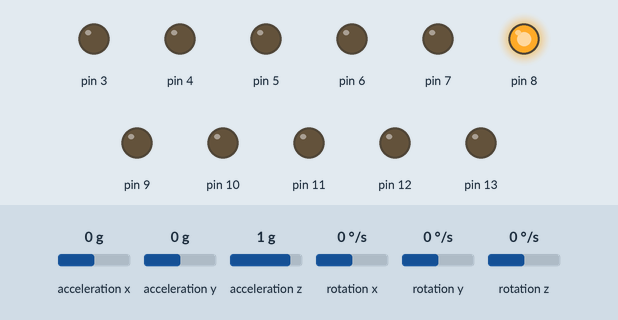
Simulated run of this sketch. Board: Arduino Uno, built with avr-gcc and run on an emulated ATmega328P. On the bench: output pins drawn as LEDs (lit = HIGH). Wiring (inferred from the names in the program): MPU-6050 motion sensor at I2C address 0x68. Inputs (shaded band) come from the test bench; at power-on: rotation x 0 °/s, rotation z 0 °/s, rotation y 0 °/s, acceleration x 0 g, acceleration y 0 g, acceleration z 1 g. What the sketch prints to the serial monitor is not drawn.

Above: at 5.9 s.
6.0 s: rotation x set to -3 °/s
At 8.7 s:
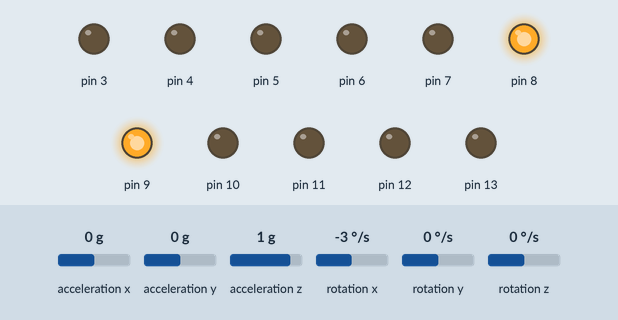
9.0 s: rotation z set to -27 °/s
12.0 s: rotation z set to -34 °/s
13.9 s: rotation y set to -1 °/s
At 16.6 s:
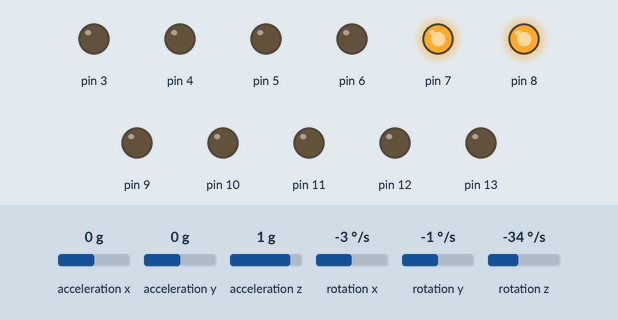
16.9 s: rotation x set to -192 °/s
At 18.8 s:
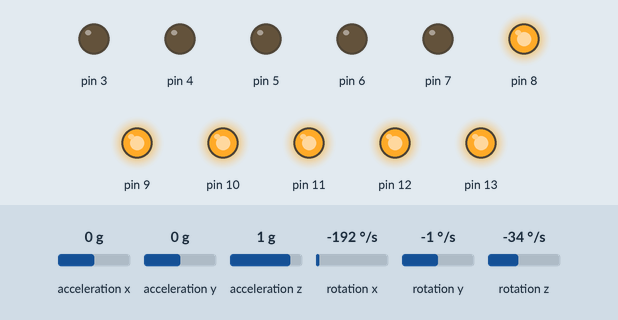
19.9 s: rotation y set to -192 °/s
At 23.2 s:
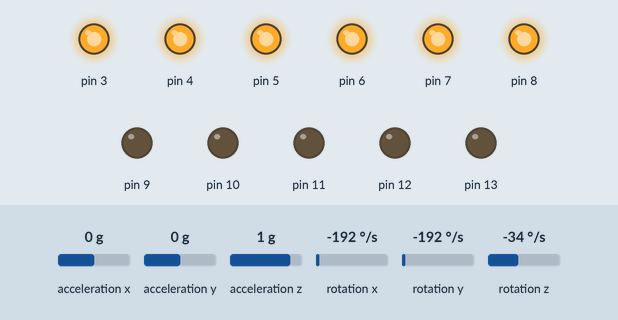
Timing chart, 0 to 23.9 s (numbered marks = the images above; inputs shaded):
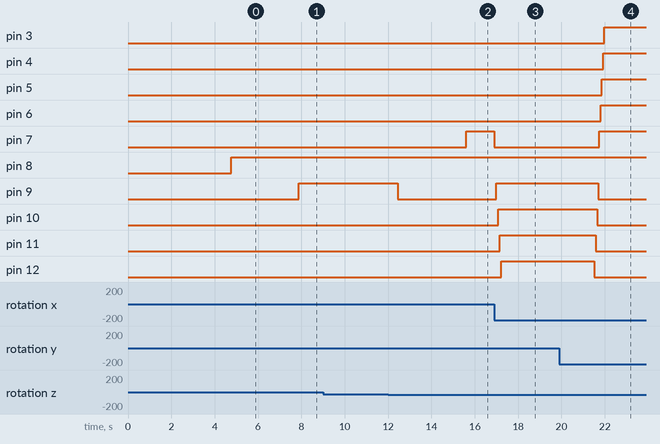

Measured:
- the behaviour switches between -1 and -2 °/s on rotation x (found by bisection; images 0 and 1)
- the behaviour switches between 0 and -1 °/s on rotation y (found by bisection; images 1 and 2)
- after the input at 6.0 s, pin 9: LOW → HIGH after 1.9 s
- after the input at 13.9 s, pin 7: LOW → HIGH after 1.7 s
- after the input at 16.9 s, pin 9: LOW → HIGH after 0.09 s; pin 10: LOW → HIGH after 0.17 s; pin 11: LOW → HIGH after 0.25 s; pin 12: LOW → HIGH after 0.33 s; pin 13: LOW → HIGH after 0.42 s
- after the input at 19.9 s, pin 3: LOW → HIGH after 2.1 s; pin 4: LOW → HIGH after 2.0 s instead of 3.8 s; pin 5: LOW → HIGH after 2.0 s instead of 3.6 s; pin 6: LOW → HIGH after 1.9 s instead of 3.4 s; pin 7: LOW → HIGH after 1.8 s instead of 3.2 s

The sketch:

GORO_LED.ino
```cpp
#include <Wire.h>

int gyro_x, gyro_y, gyro_z;

long gyro_x_cal, gyro_y_cal, gyro_z_cal;

boolean set_gyro_angles;


long acc_x, acc_y, acc_z, acc_total_vector;

float angle_roll_acc, angle_pitch_acc;


float angle_pitch, angle_roll;

int angle_pitch_buffer, angle_roll_buffer;

float angle_pitch_output, angle_roll_output;


long loop_timer;

int temp;


void setup() {

  pinMode(3,OUTPUT);
  pinMode(4,OUTPUT);
  pinMode(5,OUTPUT);
  pinMode(6,OUTPUT);
  pinMode(7,OUTPUT);
  pinMode(8,OUTPUT);
  pinMode(9,OUTPUT);
  pinMode(10,OUTPUT);
  pinMode(11,OUTPUT);
  pinMode(12,OUTPUT);
  pinMode(13,OUTPUT);

  Wire.begin();

  setup_mpu_6050_registers();

  for (int cal_int = 0; cal_int < 1000 ; cal_int ++){

    read_mpu_6050_data();

    gyro_x_cal += gyro_x;

    gyro_y_cal += gyro_y;

    gyro_z_cal += gyro_z;

    delay(3);
  }


  gyro_x_cal /= 1000;

  gyro_y_cal /= 1000;

  gyro_z_cal /= 1000;

  Serial.begin(115200);

  loop_timer = micros();

}


void loop(){


  read_mpu_6050_data();


  gyro_x -= gyro_x_cal;

  gyro_y -= gyro_y_cal;

  gyro_z -= gyro_z_cal;


  angle_pitch += gyro_x * 0.0000611;

  angle_roll += gyro_y * 0.0000611;


  angle_pitch += angle_roll * sin(gyro_z * 0.000001066);

  angle_roll -= angle_pitch * sin(gyro_z * 0.000001066);


  acc_total_vector = sqrt((acc_x*acc_x)+(acc_y*acc_y)+(acc_z*acc_z));


  angle_pitch_acc = asin((float)acc_y/acc_total_vector)* 57.296;

  angle_roll_acc = asin((float)acc_x/acc_total_vector)* -57.296;


  angle_pitch_acc -= 0.0;

  angle_roll_acc -= 0.0;


  if(set_gyro_angles){

    angle_pitch = angle_pitch * 0.9996 + angle_pitch_acc * 0.0004;

    angle_roll = angle_roll * 0.9996 + angle_roll_acc * 0.0004;

  }

  else{

    angle_pitch = angle_pitch_acc;

    angle_roll = angle_roll_acc;

    set_gyro_angles = true;
  }


  angle_pitch_output = angle_pitch_output * 0.9 + angle_pitch * 0.1;

  angle_roll_output = angle_roll_output * 0.9 + angle_roll * 0.1;

  Serial.print(" | Angle  = "); Serial.println(angle_pitch_output);
if(angle_pitch_output > 0 && angle_pitch_output < 5)
{
  digitalWrite(3,LOW);
  digitalWrite(4,LOW);
  digitalWrite(5,LOW);
  digitalWrite(6,LOW);
  digitalWrite(7,LOW);
  digitalWrite(8,HIGH);
  digitalWrite(9,LOW);
  digitalWrite(10,LOW);
  digitalWrite(11,LOW);
  digitalWrite(12,LOW);
  digitalWrite(13,LOW);

}
else if(angle_pitch_output >= 5 && angle_pitch_output <= 20)
  {
  digitalWrite(3,LOW);
  digitalWrite(4,LOW);
  digitalWrite(5,LOW);
  digitalWrite(6,LOW);
  digitalWrite(7,HIGH);
  digitalWrite(8,HIGH);
  digitalWrite(9,LOW);
  digitalWrite(10,LOW);
  digitalWrite(11,LOW);
  digitalWrite(12,LOW);
  digitalWrite(13,LOW);
  }
else if(angle_pitch_output >= 20 && angle_pitch_output <= 35)
  {
  digitalWrite(3,LOW);
  digitalWrite(4,LOW);
  digitalWrite(5,LOW);
  digitalWrite(6,HIGH);
  digitalWrite(7,HIGH);
  digitalWrite(8,HIGH);
  digitalWrite(9,LOW);
  digitalWrite(10,LOW);
  digitalWrite(11,LOW);
  digitalWrite(12,LOW);
  digitalWrite(13,LOW);
  }
else if(angle_pitch_output >= 35 && angle_pitch_output <= 50)
  {
  digitalWrite(3,LOW);
  digitalWrite(4,LOW);
  digitalWrite(5,HIGH);
  digitalWrite(6,HIGH);
  digitalWrite(7,HIGH);
  digitalWrite(8,HIGH);
  digitalWrite(9,LOW);
  digitalWrite(10,LOW);
  digitalWrite(11,LOW);
  digitalWrite(12,LOW);
  digitalWrite(13,LOW);
  }
else if(angle_pitch_output >= 50 && angle_pitch_output <= 65)
  {
  digitalWrite(3,LOW);
  digitalWrite(4,HIGH);
  digitalWrite(5,HIGH);
  digitalWrite(6,HIGH);
  digitalWrite(7,HIGH);
  digitalWrite(8,HIGH);
  digitalWrite(9,LOW);
  digitalWrite(10,LOW);
  digitalWrite(11,LOW);
  digitalWrite(12,LOW);
  digitalWrite(13,LOW);
  }
else if(angle_pitch_output >= 65 && angle_pitch_output <= 90)
  {
  digitalWrite(3,HIGH);
  digitalWrite(4,HIGH);
  digitalWrite(5,HIGH);
  digitalWrite(6,HIGH);
  digitalWrite(7,HIGH);
  digitalWrite(8,HIGH);
  digitalWrite(9,LOW);
  digitalWrite(10,LOW);
  digitalWrite(11,LOW);
  digitalWrite(12,LOW);
  digitalWrite(13,LOW);
  }

  else if(angle_pitch_output <= 0 && angle_pitch_output >= -5)
  {
  digitalWrite(3,LOW);
  digitalWrite(4,LOW);
  digitalWrite(5,LOW);
  digitalWrite(6,LOW);
  digitalWrite(7,LOW);
  digitalWrite(8,HIGH);
  digitalWrite(9,LOW);
  digitalWrite(10,LOW);
  digitalWrite(11,LOW);
  digitalWrite(12,LOW);
  digitalWrite(13,LOW);
  }

else if(angle_pitch_output <= -5 && angle_pitch_output >= -20)
  {
  digitalWrite(3,LOW);
  digitalWrite(4,LOW);
  digitalWrite(5,LOW);
  digitalWrite(6,LOW);
  digitalWrite(7,LOW);
  digitalWrite(8,HIGH);
  digitalWrite(9,HIGH);
  digitalWrite(10,LOW);
  digitalWrite(11,LOW);
  digitalWrite(12,LOW);
  digitalWrite(13,LOW);
  }
else if(angle_pitch_output <= -20 && angle_pitch_output >= -35)
  {
  digitalWrite(3,LOW);
  digitalWrite(4,LOW);
  digitalWrite(5,LOW);
  digitalWrite(6,LOW);
  digitalWrite(7,LOW);
  digitalWrite(8,HIGH);
  digitalWrite(9,HIGH);
  digitalWrite(10,HIGH);
  digitalWrite(11,LOW);
  digitalWrite(12,LOW);
  digitalWrite(13,LOW);
  }
else if(angle_pitch_output <= -35 && angle_pitch_output >= -50)
  {
  digitalWrite(3,LOW);
  digitalWrite(4,LOW);
  digitalWrite(5,LOW);
  digitalWrite(6,LOW);
  digitalWrite(7,LOW);
  digitalWrite(8,HIGH);
  digitalWrite(9,HIGH);
  digitalWrite(10,HIGH);
  digitalWrite(11,HIGH);
  digitalWrite(12,LOW);
  digitalWrite(13,LOW);
  }
else if(angle_pitch_output <= -50 && angle_pitch_output >= -65)
  {
  digitalWrite(3,LOW);
  digitalWrite(4,LOW);
  digitalWrite(5,LOW);
  digitalWrite(6,LOW);
  digitalWrite(7,LOW);
  digitalWrite(8,HIGH);
  digitalWrite(9,HIGH);
  digitalWrite(10,HIGH);
  digitalWrite(11,HIGH);
  digitalWrite(12,HIGH);
  digitalWrite(13,LOW);
  }
else if(angle_pitch_output <= -65 && angle_pitch_output >= -90)
  {
  digitalWrite(3,LOW);
  digitalWrite(4,LOW);
  digitalWrite(5,LOW);
  digitalWrite(6,LOW);
  digitalWrite(7,LOW);
  digitalWrite(8,HIGH);
  digitalWrite(9,HIGH);
  digitalWrite(10,HIGH);
  digitalWrite(11,HIGH);
  digitalWrite(12,HIGH);
  digitalWrite(13,HIGH);
  }


 while(micros() - loop_timer < 4000);
 loop_timer = micros();


}


void setup_mpu_6050_registers(){

  //Activate the MPU-6050

  Wire.beginTransmission(0x68);

  Wire.write(0x6B);

  Wire.write(0x00);

  Wire.endTransmission();


  Wire.beginTransmission(0x68);

  Wire.write(0x1C);

  Wire.write(0x10);

  Wire.endTransmission();

  Wire.beginTransmission(0x68);

  Wire.write(0x1B);

  Wire.write(0x08);

  Wire.endTransmission();

}


void read_mpu_6050_data(){

  Wire.beginTransmission(0x68);

  Wire.write(0x3B);

  Wire.endTransmission();

  Wire.requestFrom(0x68,14);

  while(Wire.available() < 14);

  acc_x = Wire.read()<<8|Wire.read();

  acc_y = Wire.read()<<8|Wire.read();

  acc_z = Wire.read()<<8|Wire.read();

  temp = Wire.read()<<8|Wire.read();

  gyro_x = Wire.read()<<8|Wire.read();

  gyro_y = Wire.read()<<8|Wire.read();

  gyro_z = Wire.read()<<8|Wire.read();


}
```
